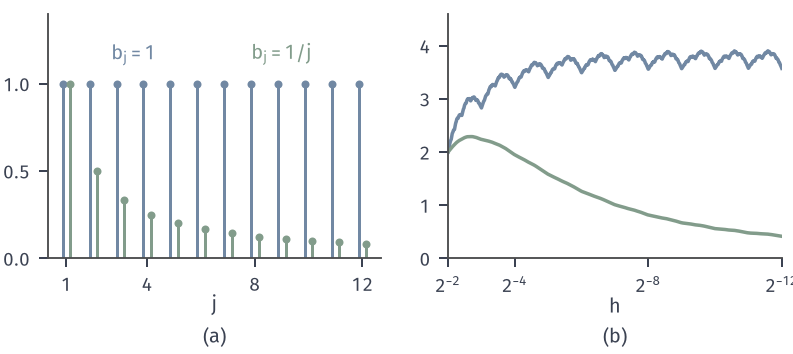

Recreate this plot in Python.
from pathlib import Path
import sys
ROOT = next(p for p in Path(__file__).resolve().parents if (p/"build.sh").is_file() and (p/"tex/book.tex").is_file())
sys.path.insert(0, str(ROOT/"figures/00-shared/mathematical-preliminaries-upper/00-shared/comprehension-figures"))
from support import figure, save, BLUE, GREEN, YELLOW, RED, PURPLE, INK, MUTED, GRID, BLUE_FILL, GREEN_FILL, YELLOW_FILL, RED_FILL, PURPLE_FILL
import numpy as np

# f_b=sum_j b_j 2^{-js} cos(2 pi 2^j x), s=1/2; ||Delta_h f_b||_2^2=sum_j b_j^2 2^{-2js} 2 sin^2(pi 2^j h).
fig, axes = figure(width_mm=112, height_mm=50, ncols=2)
fig.set_layout_engine(None)
fig.subplots_adjust(left=.06, right=.985, top=.96, bottom=.27, wspace=.2)
J = np.arange(1, 61); s = .5
b1, b2 = np.ones_like(J, float), 1/J
ax = axes[0]; jj = np.arange(1, 13)
ax.vlines(jj-.14, 0, b1[:12], color=BLUE, lw=1.2); ax.plot(jj-.14, b1[:12], 'o', ms=3.2, mew=0, color=BLUE)
ax.vlines(jj+.14, 0, b2[:12], color=GREEN, lw=1.2); ax.plot(jj+.14, b2[:12], 'o', ms=3.2, mew=0, color=GREEN)
ax.set_xlim(.3, 12.7); ax.set_ylim(0, 1.4); ax.set_xticks([1, 4, 8, 12]); ax.set_yticks([0, .5, 1]); ax.set_xlabel('$j$', labelpad=0)
ax.text(3.5, 1.1, '$b_j=1$', color=BLUE, ha='center', va='bottom'); ax.text(9, 1.1, '$b_j=1/j$', color=GREEN, ha='center', va='bottom')
ax = axes[1]; n = 1600
lh = np.linspace(-12, -2, n); hs = 2.0**lh
def R(b):
    return np.array([np.sqrt(np.sum(b**2*2.0**(-2*J*s)*2*np.sin(np.pi*2.0**J*h)**2))/h**s for h in hs])
ax.plot(-lh, R(b1), color=BLUE, lw=1.4); ax.plot(-lh, R(b2), color=GREEN, lw=1.4)
ax.set_xlim(2, 12); ax.set_ylim(0, 4.6); ax.set_xticks([2, 4, 8, 12]); ax.set_xticklabels(['$2^{-2}$', '$2^{-4}$', '$2^{-8}$', '$2^{-12}$']); ax.set_yticks([0, 1, 2, 3, 4])
ax.set_xlabel('$h$', labelpad=0)
for a, t in zip(axes, '(a) (b)'.split()):
    q = a.get_position(); fig.text((q.x0+q.x1)/2, .02, t, ha='center', va='bottom')
save(fig, Path(__file__).resolve().parent, 'figure', {'formula': 'ratio h^{-1/2}||Delta_h f_b||_2, s=1/2, j<=60, b_j=1 and 1/j'})
